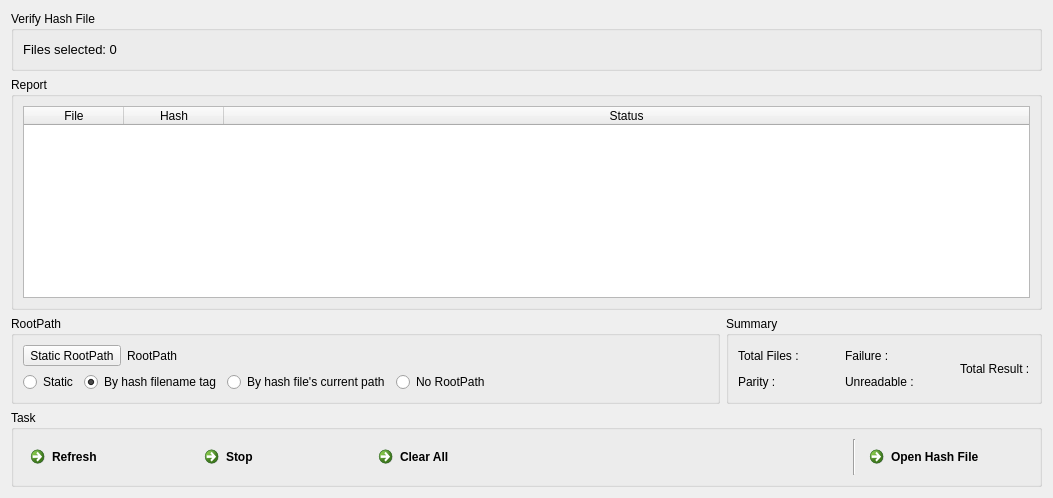
      <widget class="QWidget" name="tabVerify">
       <attribute name="icon">
        <iconset resource="../ResourceCheckSumJack.qrc">
         <normaloff>:/new/prefix1/icon/compare.png</normaloff>:/new/prefix1/icon/compare.png</iconset>
       </attribute>
       <attribute name="title">
        <string>Verify</string>
       </attribute>
       <layout class="QVBoxLayout" name="verticalLayout_13">
        <item>
         <widget class="QGroupBox" name="groupBox_4">
          <property name="maximumSize">
           <size>
            <width>16777215</width>
            <height>60</height>
           </size>
          </property>
          <property name="title">
           <string>Verify Hash File</string>
          </property>
          <layout class="QVBoxLayout" name="verticalLayout_8">
           <item>
            <layout class="QHBoxLayout" name="horizontalLayout">
             <item>
              <widget class="QLabel" name="label_3">
               <property name="font">
                <font>
                 <family>MS Shell Dlg 2</family>
                 <pointsize>10</pointsize>
                </font>
               </property>
               <property name="text">
                <string>Files selected: 0</string>
               </property>
               <property name="textFormat">
                <enum>Qt::AutoText</enum>
               </property>
               <property name="alignment">
                <set>Qt::AlignCenter</set>
               </property>
               <property name="wordWrap">
                <bool>false</bool>
               </property>
              </widget>
             </item>
             <item>
              <spacer name="horizontalSpacer">
               <property name="orientation">
                <enum>Qt::Horizontal</enum>
               </property>
               <property name="sizeType">
                <enum>QSizePolicy::Maximum</enum>
               </property>
               <property name="sizeHint" stdset="0">
                <size>
                 <width>13</width>
                 <height>10</height>
                </size>
               </property>
              </spacer>
             </item>
             <item>
              <widget class="QLabel" name="labelStatus2">
               <property name="font">
                <font>
                 <family>MS Shell Dlg 2</family>
                 <pointsize>10</pointsize>
                </font>
               </property>
               <property name="text">
                <string/>
               </property>
              </widget>
             </item>
             <item>
              <spacer name="horizontalSpacer_3">
               <property name="orientation">
                <enum>Qt::Horizontal</enum>
               </property>
               <property name="sizeHint" stdset="0">
                <size>
                 <width>40</width>
                 <height>20</height>
                </size>
               </property>
              </spacer>
             </item>
             <item>
              <widget class="QLabel" name="labelRootPath2">
               <property name="font">
                <font>
                 <family>MS Shell Dlg 2</family>
                 <pointsize>9</pointsize>
                </font>
               </property>
               <property name="text">
                <string/>
               </property>
              </widget>
             </item>
             <item>
              <spacer name="horizontalSpacer_12">
               <property name="orientation">
                <enum>Qt::Horizontal</enum>
               </property>
               <property name="sizeType">
                <enum>QSizePolicy::Fixed</enum>
               </property>
               <property name="sizeHint" stdset="0">
                <size>
                 <width>400</width>
                 <height>20</height>
                </size>
               </property>
              </spacer>
             </item>
            </layout>
           </item>
          </layout>
         </widget>
        </item>
        <item>
         <widget class="QGroupBox" name="groupBox_5">
          <property name="enabled">
           <bool>true</bool>
          </property>
          <property name="acceptDrops">
           <bool>true</bool>
          </property>
          <property name="autoFillBackground">
           <bool>false</bool>
          </property>
          <property name="title">
           <string>Report</string>
          </property>
          <property name="flat">
           <bool>false</bool>
          </property>
          <property name="checkable">
           <bool>false</bool>
          </property>
          <layout class="QVBoxLayout" name="verticalLayout_9">
           <item>
            <widget class="QTableWidget" name="tableWidget_2">
             <property name="contextMenuPolicy">
              <enum>Qt::NoContextMenu</enum>
             </property>
             <property name="acceptDrops">
              <bool>true</bool>
             </property>
             <property name="toolTip">
              <string>&lt;html&gt;&lt;head/&gt;&lt;body&gt;&lt;p&gt;Right click.&lt;/p&gt;&lt;/body&gt;&lt;/html&gt;</string>
             </property>
             <property name="autoScroll">
              <bool>true</bool>
             </property>
             <property name="autoScrollMargin">
              <number>16</number>
             </property>
             <property name="dragEnabled">
              <bool>false</bool>
             </property>
             <property name="dragDropMode">
              <enum>QAbstractItemView::DragDrop</enum>
             </property>
             <property name="textElideMode">
              <enum>Qt::ElideNone</enum>
             </property>
             <property name="showGrid">
              <bool>false</bool>
             </property>
             <property name="wordWrap">
              <bool>false</bool>
             </property>
             <property name="cornerButtonEnabled">
              <bool>false</bool>
             </property>
             <attribute name="horizontalHeaderHighlightSections">
              <bool>false</bool>
             </attribute>
             <attribute name="horizontalHeaderStretchLastSection">
              <bool>true</bool>
             </attribute>
             <attribute name="verticalHeaderVisible">
              <bool>false</bool>
             </attribute>
             <attribute name="verticalHeaderHighlightSections">
              <bool>false</bool>
             </attribute>
             <column>
              <property name="text">
               <string>File</string>
              </property>
             </column>
             <column>
              <property name="text">
               <string>Hash</string>
              </property>
              <property name="textAlignment">
               <set>AlignHCenter|AlignVCenter|AlignCenter</set>
              </property>
             </column>
             <column>
              <property name="text">
               <string>Status</string>
              </property>
              <property name="textAlignment">
               <set>AlignHCenter|AlignVCenter|AlignCenter</set>
              </property>
             </column>
            </widget>
           </item>
          </layout>
         </widget>
        </item>
        <item>
         <layout class="QHBoxLayout" name="horizontalLayout_10">
          <item>
           <widget class="QGroupBox" name="groupBox_8">
            <property name="title">
             <string>RootPath</string>
            </property>
            <layout class="QVBoxLayout" name="verticalLayout_7">
             <item>
              <layout class="QHBoxLayout" name="horizontalLayout_8">
               <item>
                <layout class="QVBoxLayout" name="verticalLayout_3">
                 <item>
                  <layout class="QHBoxLayout" name="horizontalLayout_7">
                   <item>
                    <widget class="QToolButton" name="toolButton">
                     <property name="enabled">
                      <bool>true</bool>
                     </property>
                     <property name="toolTip">
                      <string>&lt;html&gt;&lt;head/&gt;&lt;body&gt;&lt;p&gt;Choose the root path directory. static needs to be selected.&lt;/p&gt;&lt;/body&gt;&lt;/html&gt;</string>
                     </property>
                     <property name="autoFillBackground">
                      <bool>false</bool>
                     </property>
                     <property name="text">
                      <string>Static RootPath</string>
                     </property>
                    </widget>
                   </item>
                   <item>
                    <widget class="QLabel" name="labelRootPath">
                     <property name="text">
                      <string>RootPath</string>
                     </property>
                    </widget>
                   </item>
                   <item>
                    <spacer name="horizontalSpacer_17">
                     <property name="orientation">
                      <enum>Qt::Horizontal</enum>
                     </property>
                     <property name="sizeHint" stdset="0">
                      <size>
                       <width>78</width>
                       <height>20</height>
                      </size>
                     </property>
                    </spacer>
                   </item>
                  </layout>
                 </item>
                 <item>
                  <layout class="QHBoxLayout" name="horizontalLayout_6">
                   <item>
                    <widget class="QRadioButton" name="radioStatic">
                     <property name="toolTip">
                      <string>&lt;html&gt;&lt;head/&gt;&lt;body&gt;&lt;p&gt;User defined root path. Choose a directory.&lt;/p&gt;&lt;/body&gt;&lt;/html&gt;</string>
                     </property>
                     <property name="text">
                      <string>Static</string>
                     </property>
                     <property name="checked">
                      <bool>false</bool>
                     </property>
                    </widget>
                   </item>
                   <item>
                    <widget class="QRadioButton" name="radioByTag">
                     <property name="toolTip">
                      <string>&lt;html&gt;&lt;head/&gt;&lt;body&gt;&lt;p&gt;Select root path by hash file name. This is not supported by all hash files.&lt;/p&gt;&lt;/body&gt;&lt;/html&gt;</string>
                     </property>
                     <property name="text">
                      <string>By hash filename tag</string>
                     </property>
                     <property name="checked">
                      <bool>true</bool>
                     </property>
                    </widget>
                   </item>
                   <item>
                    <widget class="QRadioButton" name="radioDynamic">
                     <property name="toolTip">
                      <string>&lt;html&gt;&lt;head/&gt;&lt;body&gt;&lt;p&gt;Select root path by the hash file's current path (location).&lt;/p&gt;&lt;/body&gt;&lt;/html&gt;</string>
                     </property>
                     <property name="text">
                      <string>By hash file's current path</string>
                     </property>
                    </widget>
                   </item>
                   <item>
                    <widget class="QRadioButton" name="radioNoRootPath">
                     <property name="toolTip">
                      <string>&lt;html&gt;&lt;head/&gt;&lt;body&gt;&lt;p&gt;No root path at all. Some hash files have full path to  every hash digest.&lt;/p&gt;&lt;/body&gt;&lt;/html&gt;</string>
                     </property>
                     <property name="text">
                      <string>No RootPath</string>
                     </property>
                    </widget>
                   </item>
                  </layout>
                 </item>
                </layout>
               </item>
               <item>
                <spacer name="horizontalSpacer_16">
                 <property name="orientation">
                  <enum>Qt::Horizontal</enum>
                 </property>
                 <property name="sizeHint" stdset="0">
                  <size>
                   <width>218</width>
                   <height>20</height>
                  </size>
                 </property>
                </spacer>
               </item>
              </layout>
             </item>
            </layout>
           </widget>
          </item>
          <item>
           <widget class="QGroupBox" name="groupBox_Summary">
            <property name="maximumSize">
             <size>
              <width>16777215</width>
              <height>125</height>
             </size>
            </property>
            <property name="title">
             <string>Summary</string>
            </property>
            <layout class="QVBoxLayout" name="verticalLayout_12">
             <item>
              <layout class="QHBoxLayout" name="horizontalLayout_9">
               <item>
                <layout class="QVBoxLayout" name="verticalLayout_5">
                 <item>
                  <widget class="QLabel" name="label_total_files">
                   <property name="text">
                    <string>Total Files :</string>
                   </property>
                  </widget>
                 </item>
                 <item>
                  <widget class="QLabel" name="label_match">
                   <property name="text">
                    <string>Parity :</string>
                   </property>
                  </widget>
                 </item>
                </layout>
               </item>
               <item>
                <spacer name="horizontalSpacer_6">
                 <property name="orientation">
                  <enum>Qt::Horizontal</enum>
                 </property>
                 <property name="sizeType">
                  <enum>QSizePolicy::MinimumExpanding</enum>
                 </property>
                 <property name="sizeHint" stdset="0">
                  <size>
                   <width>40</width>
                   <height>20</height>
                  </size>
                 </property>
                </spacer>
               </item>
               <item>
                <layout class="QVBoxLayout" name="verticalLayout_11">
                 <item>
                  <widget class="QLabel" name="label_missmatch">
                   <property name="text">
                    <string>Failure :</string>
                   </property>
                  </widget>
                 </item>
                 <item>
                  <widget class="QLabel" name="label_unreadable">
                   <property name="text">
                    <string>Unreadable :</string>
                   </property>
                  </widget>
                 </item>
                </layout>
               </item>
               <item>
                <spacer name="horizontalSpacer_7">
                 <property name="orientation">
                  <enum>Qt::Horizontal</enum>
                 </property>
                 <property name="sizeType">
                  <enum>QSizePolicy::MinimumExpanding</enum>
                 </property>
                 <property name="sizeHint" stdset="0">
                  <size>
                   <width>40</width>
                   <height>20</height>
                  </size>
                 </property>
                </spacer>
               </item>
               <item>
                <widget class="QLabel" name="label_total_result">
                 <property name="text">
                  <string>Total Result :</string>
                 </property>
                </widget>
               </item>
              </layout>
             </item>
            </layout>
           </widget>
          </item>
         </layout>
        </item>
        <item>
         <widget class="QGroupBox" name="groupBox_7">
          <property name="title">
           <string>Task</string>
          </property>
          <layout class="QVBoxLayout" name="verticalLayout_10">
           <item>
            <layout class="QHBoxLayout" name="horizontalLayout_4">
             <item>
              <widget class="QCommandLinkButton" name="commandLinkButtonRefresh_2">
               <property name="toolTip">
                <string>&lt;html&gt;&lt;head/&gt;&lt;body&gt;&lt;p&gt;&lt;span style=&quot; font-size:10pt; font-weight:600;&quot;&gt;Refresh&lt;/span&gt;&lt;/p&gt;&lt;p&gt;refreshes the verification. Shortcut&lt;span style=&quot; font-weight:600;&quot;&gt; F5&lt;/span&gt;&lt;/p&gt;&lt;/body&gt;&lt;/html&gt;</string>
               </property>
               <property name="autoFillBackground">
                <bool>false</bool>
               </property>
               <property name="text">
                <string>Refresh</string>
               </property>
               <property name="icon">
                <iconset resource="../ResourceCheckSumJack.qrc">
                 <normaloff>:/new/prefix1/icon/refresh.png</normaloff>:/new/prefix1/icon/refresh.png</iconset>
               </property>
              </widget>
             </item>
             <item>
              <widget class="QCommandLinkButton" name="commandLinkButtonStop_2">
               <property name="toolTip">
                <string>&lt;html&gt;&lt;head/&gt;&lt;body&gt;&lt;p&gt;&lt;span style=&quot; font-size:10pt; font-weight:600;&quot;&gt;Stop&lt;/span&gt;&lt;/p&gt;&lt;/body&gt;&lt;/html&gt;</string>
               </property>
               <property name="text">
                <string>Stop</string>
               </property>
               <property name="icon">
                <iconset resource="../ResourceCheckSumJack.qrc">
                 <normaloff>:/new/prefix1/icon/stop.png</normaloff>:/new/prefix1/icon/stop.png</iconset>
               </property>
              </widget>
             </item>
             <item>
              <widget class="QCommandLinkButton" name="commandLinkButtonClearAll_2">
               <property name="toolTip">
                <string>&lt;html&gt;&lt;head/&gt;&lt;body&gt;&lt;p&gt;&lt;span style=&quot; font-size:10pt; font-weight:600;&quot;&gt;Clear All&lt;/span&gt;&lt;/p&gt;&lt;/body&gt;&lt;/html&gt;</string>
               </property>
               <property name="text">
                <string>Clear All</string>
               </property>
               <property name="icon">
                <iconset resource="../ResourceCheckSumJack.qrc">
                 <normaloff>:/new/prefix1/icon/clearall.png</normaloff>:/new/prefix1/icon/clearall.png</iconset>
               </property>
              </widget>
             </item>
             <item>
              <spacer name="horizontalSpacer_9">
               <property name="orientation">
                <enum>Qt::Horizontal</enum>
               </property>
               <property name="sizeHint" stdset="0">
                <size>
                 <width>40</width>
                 <height>20</height>
                </size>
               </property>
              </spacer>
             </item>
             <item>
              <widget class="Line" name="line_2">
               <property name="orientation">
                <enum>Qt::Vertical</enum>
               </property>
              </widget>
             </item>
             <item>
              <widget class="QCommandLinkButton" name="commandLinkButtonOpenCheckSumFile">
               <property name="toolTip">
                <string>&lt;html&gt;&lt;head/&gt;&lt;body&gt;&lt;p&gt;&lt;span style=&quot; font-size:10pt; font-weight:600;&quot;&gt;Open Hash File&lt;/span&gt;&lt;/p&gt;&lt;p&gt;You can also drag and drop the hash file(s) from the Windows Explorer onto this applikation.&lt;/p&gt;&lt;/body&gt;&lt;/html&gt;</string>
               </property>
               <property name="text">
                <string>Open Hash File</string>
               </property>
               <property name="icon">
                <iconset resource="../ResourceCheckSumJack.qrc">
                 <normaloff>:/new/prefix1/icon/openhashfile.png</normaloff>:/new/prefix1/icon/openhashfile.png</iconset>
               </property>
              </widget>
             </item>
            </layout>
           </item>
          </layout>
         </widget>
        </item>
       </layout>
      </widget>
